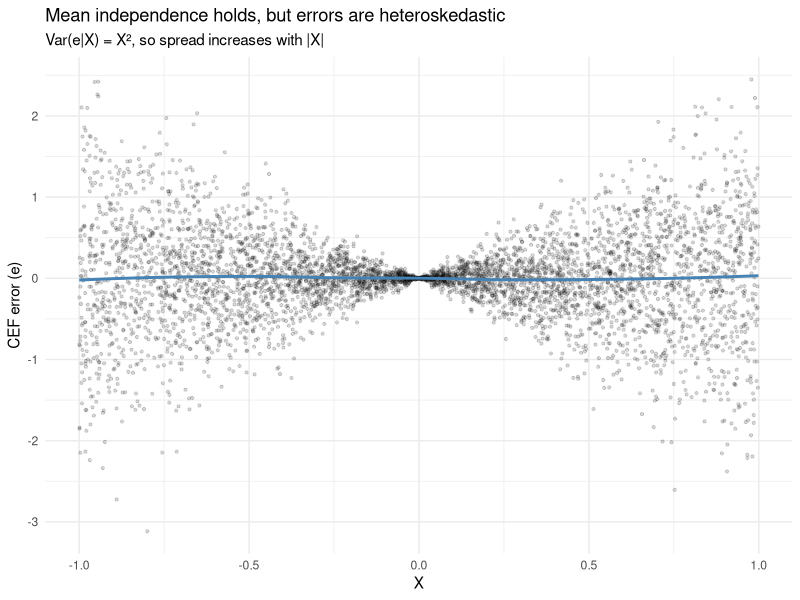
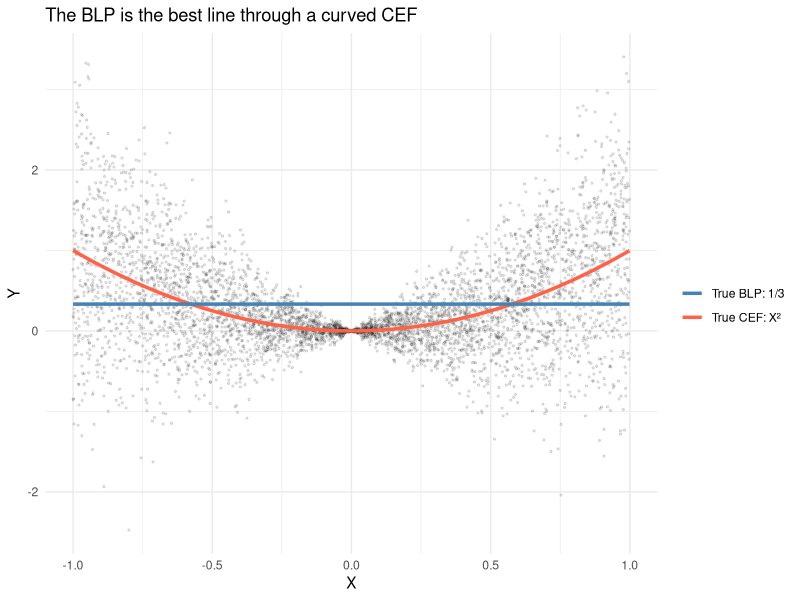
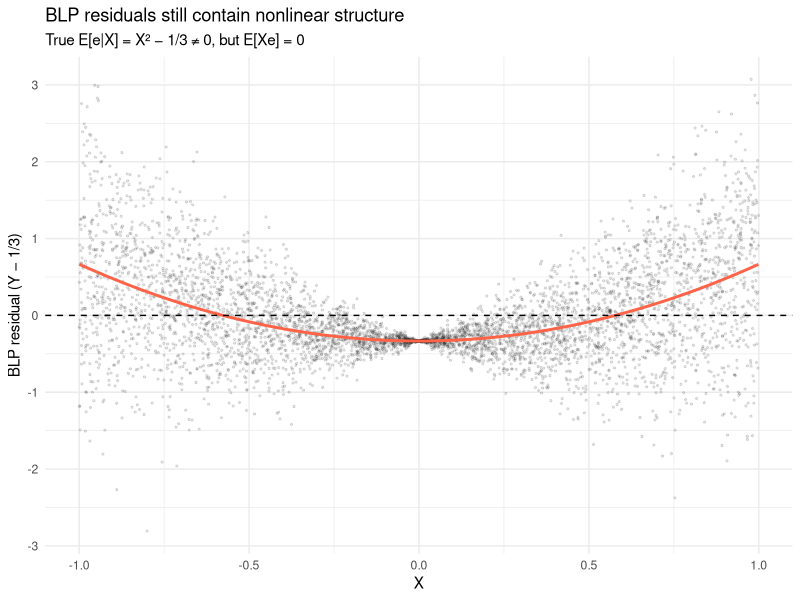
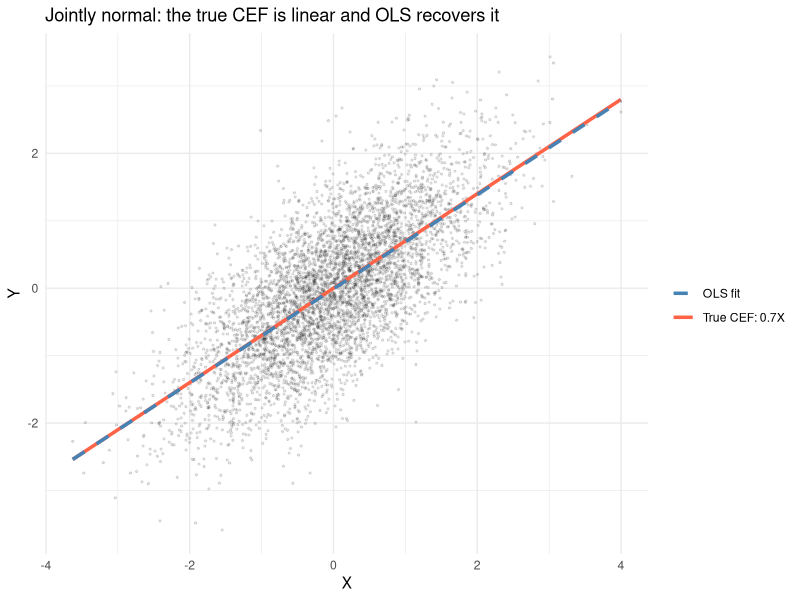
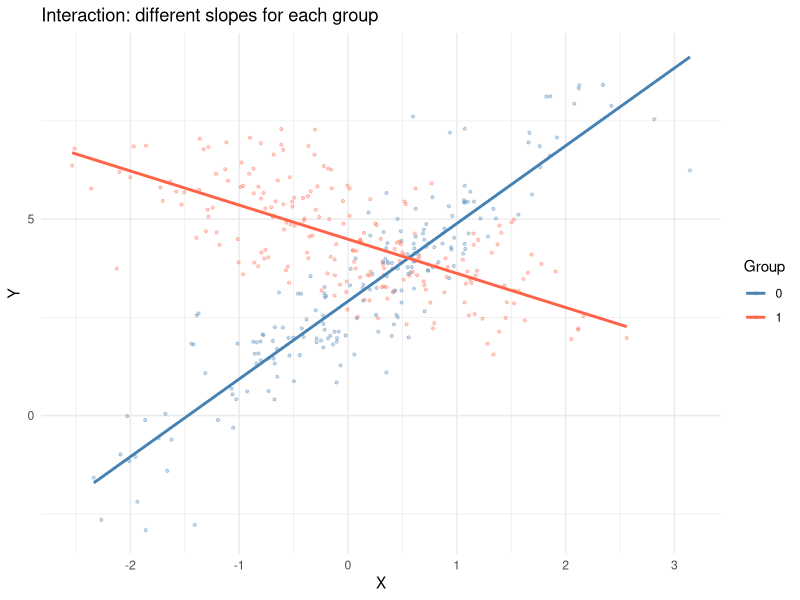
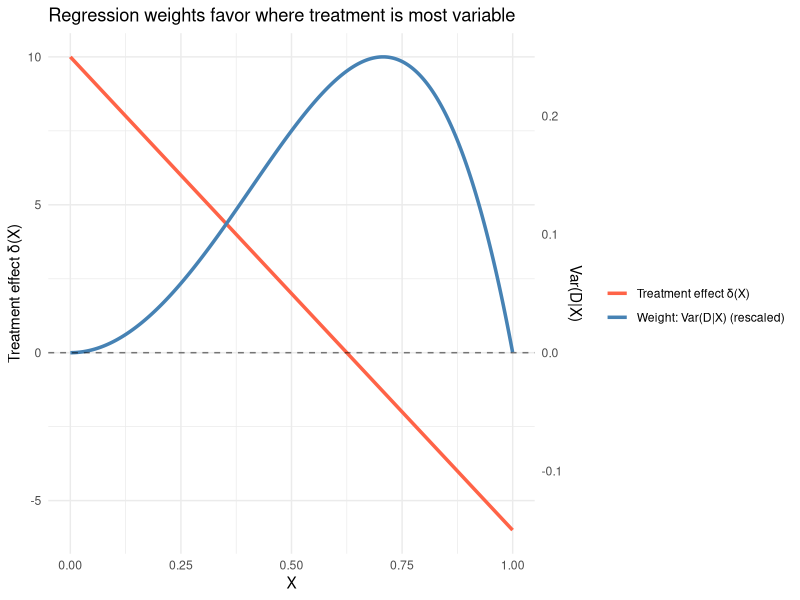

The R source for these figures, in order:
## ---- chunk 1
#| label: setup
#| message: false
library(ggplot2)
options(digits = 3)
## ---- chunk 2
#| label: mean-independence
set.seed(307)
n <- 5000
x <- runif(n, -1, 1)
eps <- rnorm(n)
y <- x^2 + x * eps

# CEF is m(X) = X^2
m_x <- x^2
e <- y - m_x

# Mean independence: E[e|X] ≈ 0 in every bin
bins <- cut(x, breaks = 20)
bin_means <- tapply(e, bins, mean)
round(bin_means, 3)
## ---- chunk 3
#| label: heteroskedastic-errors
df <- data.frame(x = x, e = e)

ggplot(df, aes(x, e)) +
  geom_point(alpha = 0.15, size = 0.8) +
  geom_smooth(method = "loess", se = FALSE, color = "steelblue", linewidth = 1) +
  labs(x = "X", y = "CEF error (e)",
       title = "Mean independence holds, but errors are heteroskedastic",
       subtitle = "Var(e|X) = X², so spread increases with |X|") +
  theme_minimal()
## ---- chunk 4
#| label: cef-best-predictor
# True CEF: m(X) = X^2
# Competitor 1: the unconditional mean
# Competitor 2: a linear predictor
# Competitor 3: a cubic predictor

mse_cef <- mean((y - x^2)^2)
mse_mean <- mean((y - mean(y))^2)
mse_linear <- mean(residuals(lm(y ~ x))^2)
mse_cubic <- mean(residuals(lm(y ~ x + I(x^2) + I(x^3)))^2)

data.frame(
  predictor = c("Unconditional mean", "OLS (linear)", "OLS (cubic)", "True CEF (X²)"),
  MSE = round(c(mse_mean, mse_linear, mse_cubic, mse_cef), 4)
)
## ---- chunk 5
#| label: cef-vs-blp
#| fig-cap: "The BLP is the best line through a curved CEF"
# Same DGP: Y = X^2 + X*eps
df <- data.frame(x = x, y = y)

ggplot(df, aes(x, y)) +
  geom_point(alpha = 0.1, size = 0.5) +
  stat_function(fun = function(x) x^2, aes(color = "True CEF: X²"),
                linewidth = 1.2) +
  stat_function(fun = function(x) 1/3, aes(color = "True BLP: 1/3"),
                linewidth = 1.2) +
  scale_color_manual(values = c("True CEF: X²" = "tomato",
                                "True BLP: 1/3" = "steelblue"),
                     name = "") +
  labs(x = "X", y = "Y",
       title = "The BLP is the best line through a curved CEF") +
  theme_minimal()
## ---- chunk 6
#| label: blp-residual-pattern
# True BLP: α = 1/3, β = 0, so residual is Y − 1/3
df$blp_resid <- y - 1/3

ggplot(df, aes(x, blp_resid)) +
  geom_point(alpha = 0.1, size = 0.5) +
  stat_function(fun = function(x) x^2 - 1/3, color = "tomato", linewidth = 1) +
  geom_hline(yintercept = 0, linetype = "dashed") +
  labs(x = "X", y = "BLP residual (Y − 1/3)",
       title = "BLP residuals still contain nonlinear structure",
       subtitle = "True E[e|X] = X² − 1/3 ≠ 0, but E[Xe] = 0") +
  theme_minimal()
## ---- chunk 7
#| label: blp-equals-cef
library(MASS)
set.seed(42)

# Jointly normal (X, Y)
Sigma <- matrix(c(1, 0.7, 0.7, 1), 2, 2)
joint <- mvrnorm(5000, mu = c(0, 0), Sigma = Sigma)
x_norm <- joint[, 1]
y_norm <- joint[, 2]

df_norm <- data.frame(x = x_norm, y = y_norm)

ggplot(df_norm, aes(x, y)) +
  geom_point(alpha = 0.1, size = 0.5) +
  stat_function(fun = function(x) 0.7 * x, aes(color = "True CEF: 0.7X"),
                linewidth = 1.2) +
  geom_smooth(method = "lm", se = FALSE, aes(color = "OLS fit"),
              linewidth = 1.2, linetype = "dashed") +
  scale_color_manual(values = c("True CEF: 0.7X" = "tomato",
                                "OLS fit" = "steelblue"),
                     name = "") +
  labs(title = "Jointly normal: the true CEF is linear and OLS recovers it",
       x = "X", y = "Y") +
  theme_minimal()
## ---- chunk 8
#| label: blp-formulas
# True population BLP: alpha = 0, beta = Sigma_XY / Sigma_XX = 0.7
# Sample analog using cov/var
beta_formula <- cov(x_norm, y_norm) / var(x_norm)
alpha_formula <- mean(y_norm) - beta_formula * mean(x_norm)

# OLS gives the same sample answer
beta_ols <- coef(lm(y_norm ~ x_norm))

cbind(population = c(0, 0.7),
      sample_analog = c(alpha_formula, beta_formula),
      OLS = beta_ols)
## ---- chunk 9
#| label: dummies
set.seed(2026)
n <- 300
party <- sample(c("Dem", "Rep", "Ind"), n, replace = TRUE,
                prob = c(0.4, 0.35, 0.25))
approval <- 50 + 10 * (party == "Dem") - 5 * (party == "Rep") + rnorm(n, sd = 8)

df_party <- data.frame(party = factor(party), approval = approval)

# Group means = the CEF
tapply(df_party$approval, df_party$party, mean)

# Regression with dummies (R does this automatically)
coef(lm(approval ~ party, data = df_party))
## ---- chunk 10
#| label: interactions
set.seed(2026)
n_int <- 400
group <- sample(0:1, n_int, replace = TRUE)
x_int <- rnorm(n_int)
# Group 0: slope = 2, Group 1: slope = -1
y_int <- 3 + 1.5 * group + 2 * x_int - 3 * group * x_int + rnorm(n_int)

df_int <- data.frame(x = x_int, y = y_int, group = factor(group))

# Parallel slopes (no interaction)
mod_parallel <- lm(y ~ group + x, data = df_int)

# Interaction model
mod_interact <- lm(y ~ group * x, data = df_int)

ggplot(df_int, aes(x, y, color = group)) +
  geom_point(alpha = 0.3, size = 0.8) +
  geom_smooth(method = "lm", se = FALSE, linewidth = 1) +
  scale_color_manual(values = c("steelblue", "tomato"), name = "Group") +
  labs(title = "Interaction: different slopes for each group",
       x = "X", y = "Y") +
  theme_minimal()
## ---- chunk 11
#| label: interaction-coefficients
coef(mod_interact)
## ---- chunk 12
#| label: ovb-simulation
set.seed(2026)
n_ovb <- 1000

# X2 (institutions) is correlated with X1 (democracy)
x1 <- rnorm(n_ovb)                        # democracy
x2 <- 0.6 * x1 + rnorm(n_ovb, sd = 0.8)  # institutions (correlated)
y_ovb <- 1 + 0.5 * x1 + 2 * x2 + rnorm(n_ovb)  # growth

# True model
coef(lm(y_ovb ~ x1 + x2))

# Short regression (omit x2)
coef(lm(y_ovb ~ x1))
## ---- chunk 13
#| label: ovb-formula
# Verify the OVB formula
gamma_12 <- coef(lm(x2 ~ x1))[2]  # regression of X2 on X1
beta_2 <- coef(lm(y_ovb ~ x1 + x2))[3]

c(short_coef = coef(lm(y_ovb ~ x1))[2],
  long_coef_plus_bias = coef(lm(y_ovb ~ x1 + x2))[2] + gamma_12 * beta_2)
## ---- chunk 14
#| label: ovb-worse
set.seed(2026)
n_ow <- 1000
z1 <- rnorm(n_ow)
z2 <- 0.3 * z1 + rnorm(n_ow)
z3 <- -0.8 * z1 + 0.5 * z2 + rnorm(n_ow)
y_ow <- 1 + 1 * z1 + 0.5 * z2 + 3 * z3 + rnorm(n_ow)

# True beta_1 = 1
c(true = coef(lm(y_ow ~ z1 + z2 + z3))[2],
  short = coef(lm(y_ow ~ z1))[2],
  medium = coef(lm(y_ow ~ z1 + z2))[2])
## ---- chunk 15
#| label: ovb-worse-decomposition
# OVB decomposition for the medium model
gamma_13_2 <- coef(lm(z3 ~ z1 + z2))[2]  # partial effect of z1 on z3, controlling for z2
beta_3 <- coef(lm(y_ow ~ z1 + z2 + z3))[4]

c(medium_bias = coef(lm(y_ow ~ z1 + z2))[2] - 1,
  ovb_formula = gamma_13_2 * beta_3)
## ---- chunk 16
#| label: causal-weights
set.seed(2026)
n_cw <- 5000

# X determines both treatment probability and treatment effect
x_cw <- runif(n_cw, 0, 1)
prob_treat <- x_cw^2  # treatment rare for low X, common for high X
D <- rbinom(n_cw, 1, prob_treat)

# Heterogeneous treatment effect: large for low X, negative for high X
delta_x <- 10 - 16 * x_cw   # ranges from +10 at X=0 to -6 at X=1
y_cw <- 2 + 3 * x_cw + delta_x * D + rnorm(n_cw)

# Regression coefficient
delta_R <- coef(lm(y_cw ~ D + x_cw))[2]

# Weighted average with weights = Var(D|X) = p(1-p)
wt <- prob_treat * (1 - prob_treat)
delta_weighted <- sum(wt * delta_x) / sum(wt)

c(regression = delta_R, weighted_avg = delta_weighted,
  unweighted_avg = mean(delta_x))
## ---- chunk 17
#| label: causal-weights-plot
df_cw <- data.frame(x = x_cw, delta = delta_x, weight = wt)

ggplot(df_cw, aes(x)) +
  geom_line(aes(y = delta, color = "Treatment effect δ(X)"), linewidth = 1.2) +
  geom_line(aes(y = weight * 40, color = "Weight: Var(D|X) (rescaled)"),
            linewidth = 1.2) +
  scale_y_continuous(
    name = "Treatment effect δ(X)",
    sec.axis = sec_axis(~ . / 40, name = "Var(D|X)")
  ) +
  scale_color_manual(values = c("Treatment effect δ(X)" = "tomato",
                                "Weight: Var(D|X) (rescaled)" = "steelblue"),
                     name = "") +
  geom_hline(yintercept = 0, linetype = "dashed", alpha = 0.5) +
  labs(x = "X", title = "Regression weights favor where treatment is most variable") +
  theme_minimal()
